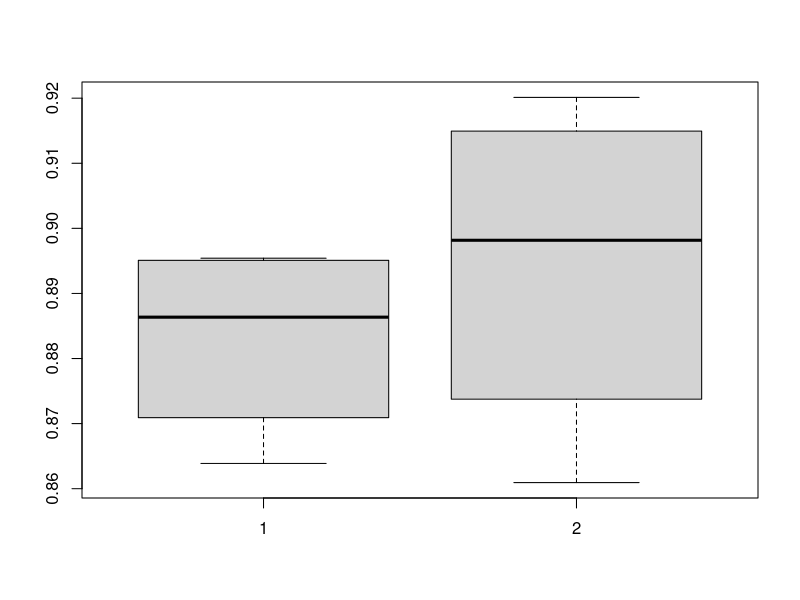
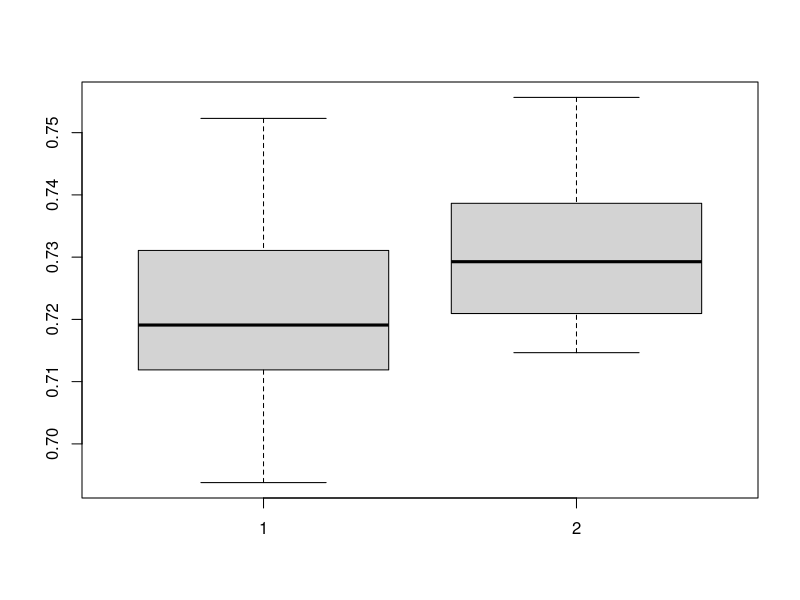
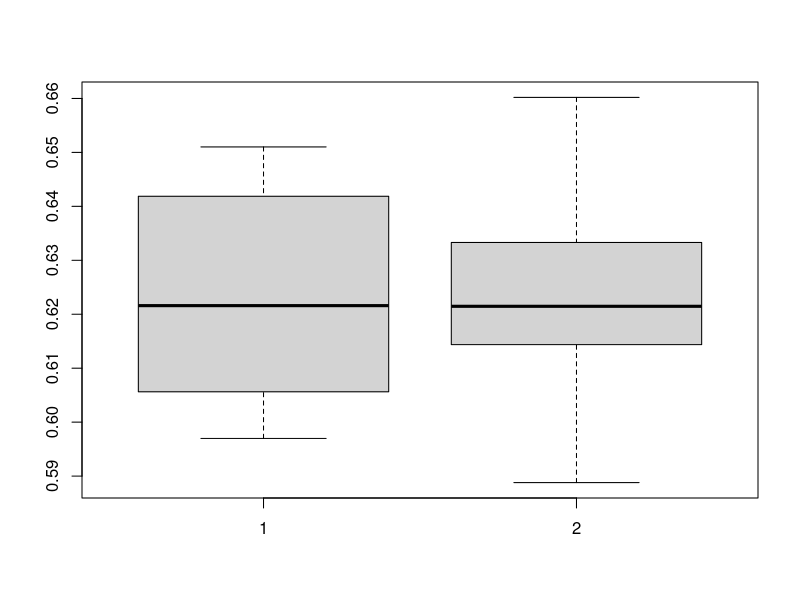

Write R code to recreate these figures, in order.

logit_progression <-c(0.6230937, 0.5969812, 0.6293591, 0.6200913, 0.6510151, 0.6018030, 0.6160818, 0.6056275,
                      0.6418712, 0.6499395)
xgb_progression <-c(0.6333029, 0.5887949, 0.6254172, 0.6156177, 0.6601937, 0.6113001, 0.6175233, 0.6143655, 0.6263067, 0.6534490)
xgb_extended_progression <- c(0.7288392, 0.7386518, 0.7146532, 0.7209416, 0.7208915, 0.7296956, 0.7252198, 0.7317549, 0.7475230, 0.7556619)
logit_extended_progression <- c(0.7126809, 0.7310789, 0.7111960, 0.7166578, 0.6937824, 0.7215373, 0.7282594, 0.7118849, 0.7522872, 0.7402830)


logit_extended_amputation <- c(0.8779524, 0.8947624, 0.8954126, 0.8638813)
xgb_extended_amputation <- c(0.8865769, 0.9097616, 0.8609386, 0.9201181)
logit_amputation <- c(0.8190521, 0.7622871, 0.7130072, 0.8319407)
xgb_amputation <- c(0.8635091, 0.7605276, 0.7088735, 0.8170678)

boxplot(logit_extended_amputation, xgb_extended_amputation)
boxplot(logit_extended_progression, xgb_extended_progression)

boxplot(logit_progression, xgb_progression)


ID <- c(1,1,1,1,2,2,2,2,3,3,3)
sex <- c(rep("F", 8), rep("M", 3))
screen_time_since_diagnosis <- c(48, 400, 760, 900, 20, 360, 800, 1400, 0, 400, 600)
outcome <- c(0,0,0,1,0,0,0,0,0,0,1)

diabetes <- as.data.frame(cbind(ID, sex, screen_time_since_diagnosis, outcome), 
                          stringsAsFactors = T)

model <- glm(outcome~ sex + screen_time_since_diagnosis,
             data = diabetes, 
             family = binomial(link = "cloglog"))
